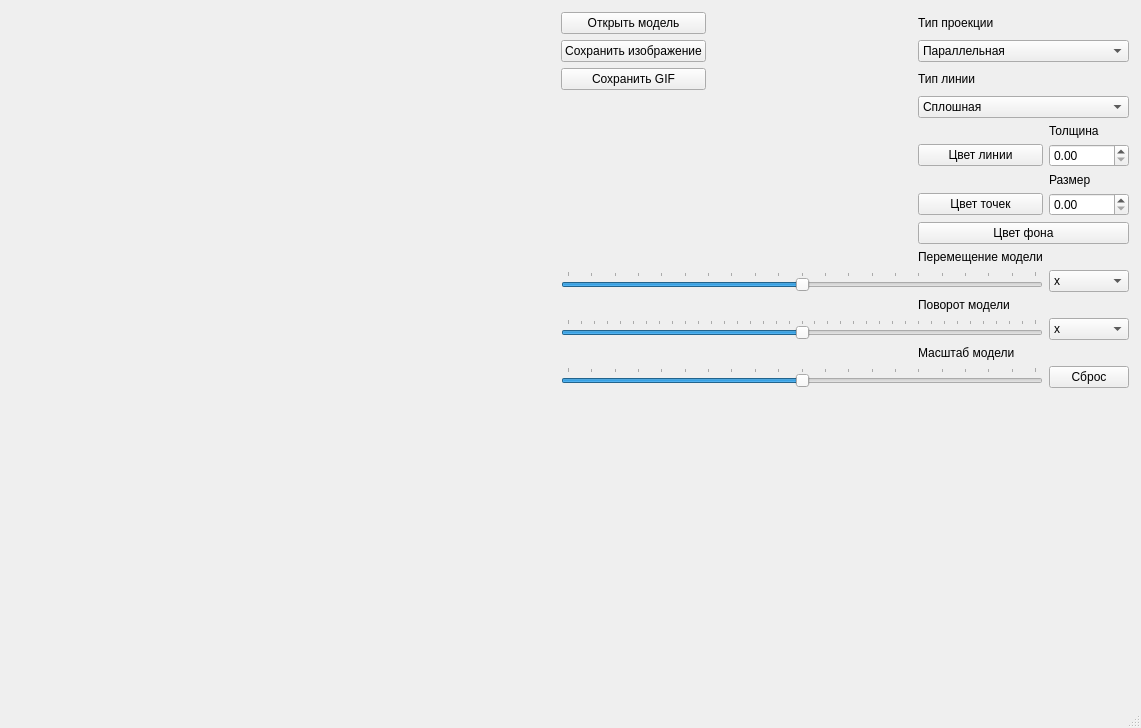
<?xml version="1.0" encoding="UTF-8"?>
<ui version="4.0">
 <class>MainWindow</class>
 <widget class="QMainWindow" name="MainWindow">
  <property name="geometry">
   <rect>
    <x>0</x>
    <y>0</y>
    <width>1141</width>
    <height>728</height>
   </rect>
  </property>
  <property name="windowTitle">
   <string>MainWindow</string>
  </property>
  <widget class="QWidget" name="centralwidget">
   <layout class="QGridLayout" name="gridLayout_2">
    <property name="leftMargin">
     <number>0</number>
    </property>
    <property name="topMargin">
     <number>0</number>
    </property>
    <property name="rightMargin">
     <number>0</number>
    </property>
    <property name="bottomMargin">
     <number>0</number>
    </property>
    <item row="0" column="0">
     <layout class="QGridLayout" name="gridLayout">
      <property name="leftMargin">
       <number>12</number>
      </property>
      <property name="topMargin">
       <number>12</number>
      </property>
      <property name="rightMargin">
       <number>12</number>
      </property>
      <property name="bottomMargin">
       <number>12</number>
      </property>
      <property name="spacing">
       <number>-1</number>
      </property>
      <item row="14" column="1" colspan="3">
       <widget class="QSlider" name="scaleSlider">
        <property name="minimum">
         <number>-100</number>
        </property>
        <property name="maximum">
         <number>100</number>
        </property>
        <property name="value">
         <number>0</number>
        </property>
        <property name="sliderPosition">
         <number>0</number>
        </property>
        <property name="orientation">
         <enum>Qt::Horizontal</enum>
        </property>
        <property name="tickPosition">
         <enum>QSlider::TicksAbove</enum>
        </property>
        <property name="tickInterval">
         <number>10</number>
        </property>
       </widget>
      </item>
      <item row="1" column="3" colspan="2">
       <widget class="QComboBox" name="proectionBox">
        <property name="font">
         <font>
          <bold>false</bold>
         </font>
        </property>
        <item>
         <property name="text">
          <string>Параллельная</string>
         </property>
        </item>
        <item>
         <property name="text">
          <string>Центральная</string>
         </property>
        </item>
       </widget>
      </item>
      <item row="10" column="1" colspan="3">
       <widget class="QSlider" name="translationSlider">
        <property name="minimum">
         <number>-100</number>
        </property>
        <property name="maximum">
         <number>100</number>
        </property>
        <property name="singleStep">
         <number>0</number>
        </property>
        <property name="value">
         <number>0</number>
        </property>
        <property name="sliderPosition">
         <number>0</number>
        </property>
        <property name="orientation">
         <enum>Qt::Horizontal</enum>
        </property>
        <property name="tickPosition">
         <enum>QSlider::TicksAbove</enum>
        </property>
        <property name="tickInterval">
         <number>10</number>
        </property>
       </widget>
      </item>
      <item row="11" column="3">
       <widget class="QLabel" name="rotate_label">
        <property name="text">
         <string>Поворот модели</string>
        </property>
       </widget>
      </item>
      <item row="6" column="4">
       <widget class="QLabel" name="size_label">
        <property name="text">
         <string>Размер</string>
        </property>
       </widget>
      </item>
      <item row="7" column="3">
       <widget class="QPushButton" name="colorButton_2">
        <property name="text">
         <string>Цвет точек</string>
        </property>
       </widget>
      </item>
      <item row="1" column="1">
       <widget class="QPushButton" name="saveButton_img">
        <property name="text">
         <string>Сохранить изображение</string>
        </property>
       </widget>
      </item>
      <item row="8" column="3" colspan="2">
       <widget class="QPushButton" name="colorButton_3">
        <property name="text">
         <string>Цвет фона</string>
        </property>
       </widget>
      </item>
      <item row="5" column="4">
       <widget class="QDoubleSpinBox" name="thicknessBox">
        <property name="maximumSize">
         <size>
          <width>16777215</width>
          <height>16777215</height>
         </size>
        </property>
       </widget>
      </item>
      <item row="0" column="1">
       <widget class="QPushButton" name="openButton">
        <property name="maximumSize">
         <size>
          <width>190</width>
          <height>16777215</height>
         </size>
        </property>
        <property name="text">
         <string>Открыть модель</string>
        </property>
       </widget>
      </item>
      <item row="9" column="3">
       <widget class="QLabel" name="transport_label">
        <property name="text">
         <string>Перемещение модели</string>
        </property>
       </widget>
      </item>
      <item row="10" column="4">
       <widget class="QComboBox" name="translationBox">
        <property name="font">
         <font>
          <bold>false</bold>
         </font>
        </property>
        <item>
         <property name="text">
          <string>x</string>
         </property>
        </item>
        <item>
         <property name="text">
          <string>y</string>
         </property>
        </item>
        <item>
         <property name="text">
          <string>z</string>
         </property>
        </item>
       </widget>
      </item>
      <item row="7" column="4">
       <widget class="QDoubleSpinBox" name="sizeBox"/>
      </item>
      <item row="4" column="4">
       <widget class="QLabel" name="thickness_label">
        <property name="text">
         <string>Толщина</string>
        </property>
       </widget>
      </item>
      <item row="12" column="4">
       <widget class="QComboBox" name="rotateBox">
        <property name="minimumContentsLength">
         <number>0</number>
        </property>
        <item>
         <property name="text">
          <string>x</string>
         </property>
        </item>
        <item>
         <property name="text">
          <string>y</string>
         </property>
        </item>
        <item>
         <property name="text">
          <string>z</string>
         </property>
        </item>
       </widget>
      </item>
      <item row="3" column="3" colspan="2">
       <widget class="QComboBox" name="proectionBox_2">
        <property name="font">
         <font>
          <bold>false</bold>
         </font>
        </property>
        <item>
         <property name="text">
          <string>Сплошная</string>
         </property>
        </item>
        <item>
         <property name="text">
          <string>Пунктирная</string>
         </property>
        </item>
       </widget>
      </item>
      <item row="12" column="1" colspan="3">
       <widget class="QSlider" name="rotateSlider">
        <property name="minimum">
         <number>-180</number>
        </property>
        <property name="maximum">
         <number>180</number>
        </property>
        <property name="value">
         <number>0</number>
        </property>
        <property name="sliderPosition">
         <number>0</number>
        </property>
        <property name="orientation">
         <enum>Qt::Horizontal</enum>
        </property>
        <property name="tickPosition">
         <enum>QSlider::TicksAbove</enum>
        </property>
        <property name="tickInterval">
         <number>10</number>
        </property>
       </widget>
      </item>
      <item row="0" column="3" colspan="2">
       <widget class="QLabel" name="type_proction_label">
        <property name="text">
         <string>Тип проекции</string>
        </property>
       </widget>
      </item>
      <item row="14" column="4">
       <widget class="QPushButton" name="clearZoom">
        <property name="text">
         <string>Сброс</string>
        </property>
       </widget>
      </item>
      <item row="2" column="3" colspan="2">
       <widget class="QLabel" name="line_type_label">
        <property name="text">
         <string>Тип линии</string>
        </property>
       </widget>
      </item>
      <item row="5" column="3">
       <widget class="QPushButton" name="colorButton">
        <property name="text">
         <string>Цвет линии</string>
        </property>
       </widget>
      </item>
      <item row="13" column="3">
       <widget class="QLabel" name="scale_label">
        <property name="text">
         <string>Масштаб модели</string>
        </property>
       </widget>
      </item>
      <item row="2" column="1">
       <widget class="QPushButton" name="saveButton_gif">
        <property name="text">
         <string>Сохранить GIF</string>
        </property>
       </widget>
      </item>
      <item row="15" column="1">
       <spacer name="verticalSpacer">
        <property name="orientation">
         <enum>Qt::Vertical</enum>
        </property>
        <property name="sizeHint" stdset="0">
         <size>
          <width>20</width>
          <height>40</height>
         </size>
        </property>
       </spacer>
      </item>
      <item row="1" column="2">
       <spacer name="horizontalSpacer">
        <property name="orientation">
         <enum>Qt::Horizontal</enum>
        </property>
        <property name="sizeType">
         <enum>QSizePolicy::Fixed</enum>
        </property>
        <property name="sizeHint" stdset="0">
         <size>
          <width>200</width>
          <height>20</height>
         </size>
        </property>
       </spacer>
      </item>
      <item row="0" column="0" rowspan="16">
       <widget class="QWidget" name="verticalWidget" native="true">
        <property name="minimumSize">
         <size>
          <width>460</width>
          <height>360</height>
         </size>
        </property>
        <property name="styleSheet">
         <string notr="true"/>
        </property>
        <layout class="QVBoxLayout" name="visualLayout">
         <property name="spacing">
          <number>0</number>
         </property>
         <property name="leftMargin">
          <number>0</number>
         </property>
         <property name="topMargin">
          <number>0</number>
         </property>
         <property name="rightMargin">
          <number>0</number>
         </property>
         <property name="bottomMargin">
          <number>0</number>
         </property>
         <item>
          <spacer name="horizontalSpacer_2">
           <property name="orientation">
            <enum>Qt::Horizontal</enum>
           </property>
           <property name="sizeHint" stdset="0">
            <size>
             <width>40</width>
             <height>20</height>
            </size>
           </property>
          </spacer>
         </item>
        </layout>
       </widget>
      </item>
      <item row="3" column="1" colspan="2">
       <widget class="QLabel" name="modelInfo_label">
        <property name="text">
         <string/>
        </property>
       </widget>
      </item>
     </layout>
    </item>
   </layout>
  </widget>
  <widget class="QMenuBar" name="menubar">
   <property name="geometry">
    <rect>
     <x>0</x>
     <y>0</y>
     <width>1141</width>
     <height>24</height>
    </rect>
   </property>
  </widget>
  <widget class="QStatusBar" name="statusbar"/>
 </widget>
 <resources/>
 <connections/>
</ui>
